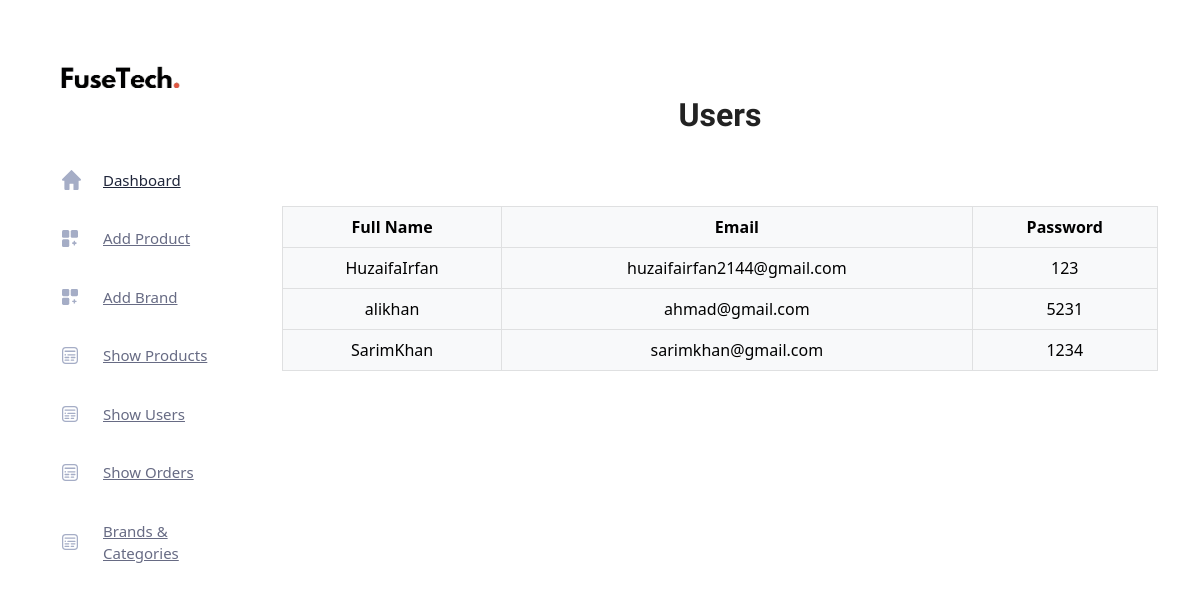
The page /admin/showusers.php (signed in) on the database its author committed.
### tables this page shows
CREATE TABLE `tbl_user` (
  `id` int(11) NOT NULL,
  `uname` varchar(100) NOT NULL,
  `lastname` varchar(100) NOT NULL,
  `email` varchar(100) NOT NULL,
  `password` varchar(100) NOT NULL,
  `user_pic` varchar(1000) NOT NULL DEFAULT 'images/icons/icon-header-03.png'
);

### admin/showusers.php (the view, shortened to what this page needs)
<?php
include('../connection.php');
?>
<!DOCTYPE html>
<html lang="en">
<head>
    <link rel="stylesheet" href="css/bootstrap1.min.css" />
    <link rel="stylesheet" href="vendors/themefy_icon/themify-icons.css" />
    <link rel="stylesheet" href="vendors/swiper_slider/css/swiper.min.css" />
    <link rel="stylesheet" href="vendors/select2/css/select2.min.css" />
    <link rel="stylesheet" href="vendors/niceselect/css/nice-select.css" />
    <link rel="stylesheet" href="vendors/owl_carousel/css/owl.carousel.css" />
    <link rel="stylesheet" href="vendors/gijgo/gijgo.min.css" />
    <link rel="stylesheet" href="vendors/font_awesome/css/all.min.css" />
    <link rel="stylesheet" href="vendors/tagsinput/tagsinput.css" />
    <link rel="stylesheet" href="vendors/datatable/css/jquery.dataTables.min.css" />
    <link rel="stylesheet" href="vendors/datatable/css/responsive.dataTables.min.css" />
    <link rel="stylesheet" href="vendors/datatable/css/buttons.dataTables.min.css" />
    <link rel="stylesheet" href="vendors/text_editor/summernote-bs4.css" />
    <link rel="stylesheet" href="vendors/morris/morris.css">
    <link rel="stylesheet" href="vendors/material_icon/material-icons.css" />
    <link rel="stylesheet" href="css/metisMenu.css">
    <link rel="stylesheet" href="css/style1.css" />
    <link rel="stylesheet" href="css/colors/default.css" id="colorSkinCSS">
    <link href="https://cdn.jsdelivr.net/npm/bootstrap@5.2.3/dist/css/bootstrap.min.css" rel="stylesheet"
>
</head>
<body class="crm_body_bg">
<section class="main_content dashboard_part">
<div class="main_content_iner ">
<div class="container me-5 mt-5">
            <h2 class="text-center mb-4 fw-bold pt-5 mt-5 pb-5">Users</h2>
            <table class="table table-light table-bordered text-center">
                <tr>
                    <th>Full Name</th>
                    <th>Email</th>
                    <th>Password</th>
                </tr>
<?php
$select_query = "SELECT * FROM `tbl_user` ";
$select_query_run = mysqli_query($con, $select_query);
while($user = mysqli_fetch_array($select_query_run)){
?>
                <tr>
                    <td><?php echo $user['uname'];echo $user['lastname']?></td>
                    <td><?php echo $user['email']?></td>
                    <td><?php echo $user['password']?></td>
                </tr>
<?php } ?>
            </table>
        </div>
        </div>
    </section>
</body>
</html>

### admin/css/metisMenu.css (style rules this page uses)
.metismenu .has-arrow { position:relative }
.metismenu .has-arrow::after { position:absolute;content:'';transform:rotate(0deg) translate(0,-50%);transform-origin:top;top:50%;transition:all .3s ease-out;right:40px;content:"\e64b";font-family:themify;color:#a5adc6;font-weight:600;font-size:14px }
.metismenu .mm-active>.has-arrow::after,.metismenu .has-arrow[aria-expanded=true]::after { transform:rotate(180deg) translate(0,-50%) }

### rows shown on the page
tbl_user: uname "Huzaifa", lastname "Irfan", email "huzaifairfan2144@gmail.com", password "123"
tbl_user: uname "ali", lastname "khan", email "ahmad@gmail.com", password "5231"
tbl_user: uname "Sarim", lastname "Khan", email "sarimkhan@gmail.com", password "1234"
